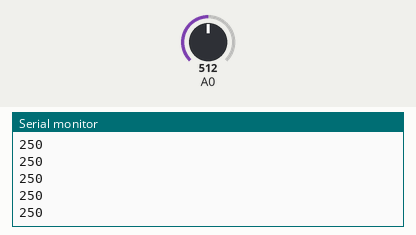
This sketch was run on a simulated Arduino Uno, built with avr-gcc and run on an emulated ATmega328P. On the bench: the last lines printed to the serial monitor. The inputs (shaded band) are chosen by the test bench; at power-on: A0 = 512.

Above: at 1.2 s.
1.3 s: A0 set to 716
At 2.4 s:
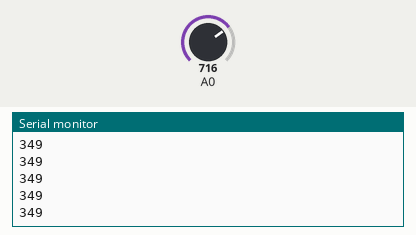
2.8 s: A0 set to 900
At 3.6 s:
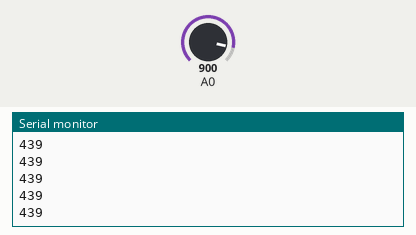
Timing chart, 0 to 5.8 s (numbered marks = the images above; inputs shaded):
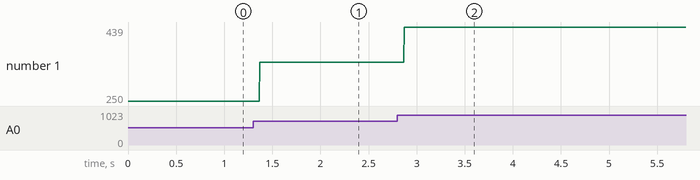

Measured:
- after the input at 1.3 s, the serial monitor: prints a new line after 0.07 s (image 1)
- after the input at 2.8 s, the serial monitor: prints a new line after 0.07 s (image 2)
- plotted number 1: 250 → 349 after the input at 1.3 s, 349 → 439 after the input at 2.8 s

The sketch:

Temp_Updated.ino
```cpp
int inp_val,temp;
void setup() {
    Serial.begin(9600);
    pinMode(A0,INPUT);
}

void loop() {
    inp_val=analogRead(A0);
  temp=(5.0*inp_val*100.0)/1024;
  Serial.println(temp);
}
```
